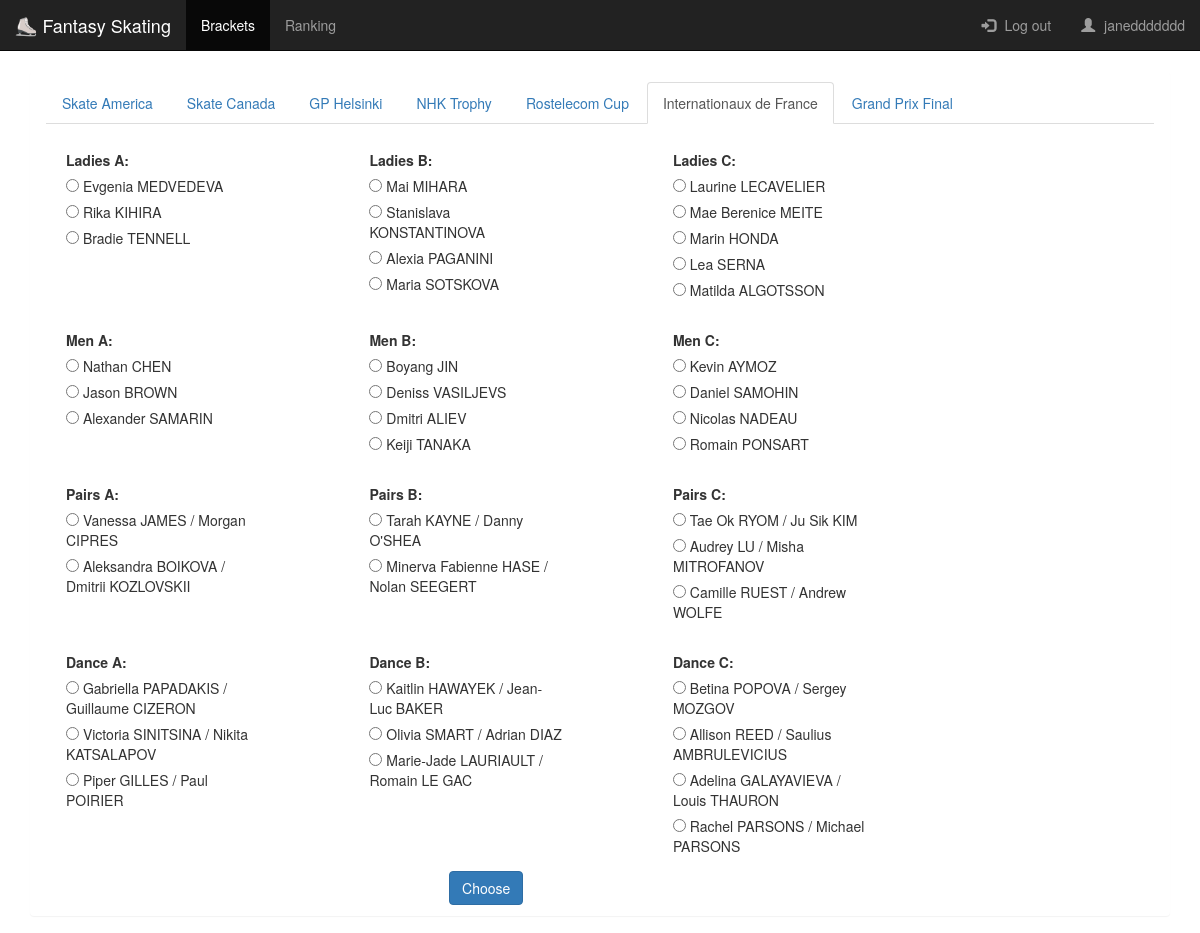
Screenshot of / (signed in) with the database file from the repository.
### scoring/models.py (models this page shows, shortened)
@python_2_unicode_compatible
class Event(models.Model):
    name = models.CharField(max_length=64, default='')
    short_name = models.CharField(max_length=64, default='')
    start_date = models.DateTimeField(default=datetime.now, blank=True)
    end_date = models.DateTimeField(default=datetime.now, blank=True)
    event_url = models.CharField(max_length=64, default='')
    def get_internal_path(self):
        path = pathlib.PurePath(self.event_url.__str__())
        return '/event/' + path.name

### scoring/views.py (the view)
# urls.py: path('', views.choice_form_next, name='choice_form_next'),
@login_required
def choice_form_next(request):
    current_user = request.user
    now = timezone.now()
    last_year = now - timedelta(days=235)
    event = Event.objects.filter(end_date__gte=last_year).order_by('start_date')[0]
    event_name = event.name
    events = Event.objects.all().order_by('start_date')
    LA = get_class_assignments(event_name, 'A', 'Ladies')
    LB = get_class_assignments(event_name, 'B', 'Ladies')
    LC = get_class_assignments(event_name, 'C', 'Ladies')
    MA = get_class_assignments(event_name, 'A', 'Men')
    MB = get_class_assignments(event_name, 'B', 'Men')
    MC = get_class_assignments(event_name, 'C', 'Men')
    PA = get_class_assignments(event_name, 'A', 'Pairs')
    PB = get_class_assignments(event_name, 'B', 'Pairs')
    PC = get_class_assignments(event_name, 'C', 'Pairs')
    DA = get_class_assignments(event_name, 'A', 'Ice Dance')
    DB = get_class_assignments(event_name, 'B', 'Ice Dance')
    DC = get_class_assignments(event_name, 'C', 'Ice Dance')
    choices = Choice.objects.filter(user=current_user, event=event)
    is_disabled = False
    now = last_year
    if now > event.start_date:
        is_disabled = True
    if request.method == 'POST':
        form = ChoiceForm(LA, LB, LC, MA, MB, MC, PA, PB, PC, DA, DB, DC, choices, is_disabled, request.POST)
        if form.is_valid():
            form.save()
            save_choices(current_user, form, event)
            return render(request, 'choice_form.html', {'user': current_user, 'form': form, 'events': events, 'next_event_name': event_name})
    else:
        form = ChoiceForm(LA, LB, LC, MA, MB, MC, PA, PB, PC, DA, DB, DC, choices, is_disabled)
    return render(request, 'choice_form.html', {'user': current_user, 'form': form, 'events': events, 'next_event_name': event_name})

### scoring/forms.py (called while the page is built)
    def set_field(self, field_name, query_set, choices, is_disabled):
        competitors = []
        for index, assignment in enumerate(query_set):
            competitors.append((assignment.competitor.id, assignment.competitor))
        self.fields[field_name].choices = competitors
        if choices.first() is not None:
            choice = choices.first().competitor
            self.fields[field_name].initial = (choice.id, choice)
        if is_disabled:
            self.fields[field_name].disabled = True

### scoring/models.py (called while the page is built)
    def __str__(self):
        return self.name.__str__() + ' ' + self.surname.__str__()

    def __str__(self):
        if self.skater_1 == self.skater_2:
            return self.skater_1.__str__()
        return self.skater_1.__str__() + ' / ' + self.skater_2.__str__()

### scoring/views.py (called while the page is built)
def get_class_assignments(event, category_class, category):
    return ClassAssignmentForEvent.objects.filter(event__name=event,
                                                  category_class__name=category_class,
                                                  competitor__skater_1__category__name=category)

### scoring/templates/choice_form.html (shortened to what this page needs)
{% extends 'masterpage.html' %}
{% load bootstrap3 %}
{% block content %}
<div class="panel">
    <div class="panel-heading">
      <ul class="nav nav-tabs">
        {% for event in events  %}
        <li {% if event.get_internal_path in request.path %}class="active"{% endif %} {% if next_event_name == event.name %}class="active"{% endif %} role="presentation" ><a href={{event.get_internal_path}}>{{event.short_name}}</a></li>
        {% endfor %}
      </ul>
    </div>
    <div class="choice-form">
  <form method="post">
    {% for field in form  %}
      <div class="col-sm-4">
        <div class="multiple-choice-field">
          <div class="field-label">{{ field.label_tag }}</div><div class="field-option">{{ field }}</div>
        </div>
      </div>
    {% endfor %}
    <div class="text-center choose-button">
    <button class="btn btn-primary center" type="submit">Choose</button>
    </div>
  </form>
  </div>
</div>
{% endblock %}

### scoring/templates/masterpage.html (shortened to what this page needs)
<html>
<head>
<link rel="stylesheet" href="https://maxcdn.bootstrapcdn.com/bootstrap/3.3.7/css/bootstrap.min.css">
<link href="//netdna.bootstrapcdn.com/bootstrap/3.0.0/css/bootstrap.min.css" rel="stylesheet" id="bootstrap-css">
    {% load static %}
    <link rel="stylesheet" type="text/css" href="{% static 'masterpage-styles.css' %}" />
</head>
<body>
<nav class="navbar navbar-inverse navbar-static-top">
  <div class="container-fluid">
    <div class="navbar-header">
      <a class="navbar-brand" href="/">⛸️ Fantasy Skating</a>
    </div>
    <div class="collapse navbar-collapse" id="bs-example-navbar-collapse-1">
      <ul class="nav navbar-nav">
        <li {% if request.path == '/' or request.path == '/questions/' or '/event' in request.path %}class="active"{% endif %}>
            <a href="/">Brackets<span class="sr-only">(current)</span></a></li>
        <li {% if '/ranking/' in request.path %}class="active"{% endif %}>
        <a href="/ranking/me">Ranking</a></li>
      </ul>
      <ul class="nav navbar-nav navbar-right">
          {% if user.is_authenticated %}
         <li>
             <a href="{% url 'logout' %}?next={{request.path}}"><span class="glyphicon
                    glyphicon-log-in"></span> Log out </a>
         </li>
         <li>
             <a href="{% url 'profile' %}">
                     <span class="glyphicon glyphicon-user"></span>
                 {{ user.get_username }} </a>
         </li>
          {% endif %}
      </ul>
    </div>
  </div>
</nav>
<div class="container my-container">
    {% block content %}
    {% endblock %}
</div>
</body>
</html>

### static/masterpage-styles.css (style rules this page uses)
form { margin-bottom: 0px; margin-top: 0px; }
a { padding-left: 5px; }
.glyphicon { opacity: 1; margin-right: 5px; transition: opacity .25s ease-in-out; -moz-transition: opacity .25s ease-in-out; -webkit-transition: opacity .25s ease-in-out; }
.my-container { min-height: 572px; }
.choice-form ul { list-style: none; padding-left: 20; padding-right: 20; }
.multiple-choice-field { padding-top: 15; padding-right: 40; }
.field-label { padding-left: 20; }
.field-option label { font-weight: normal; }
.choice-form { margin-right: 20%; }
.choose-button { padding-bottom: 10; }

### rows the page displays
Event: short_name "Skate America"
Event: short_name "Skate Canada"
Event: short_name "GP Helsinki"
Event: short_name "NHK Trophy"
Event: short_name "Rostelecom Cup"
Event: short_name "Internationaux de France"
Event: short_name "Grand Prix Final"

### other values shown
{{ user.get_username }} "janeddddddd"
{{ field.label_tag }} "Ladies A:" "Ladies B:" "Ladies C:" "Men A:" "Men B:" "Men C:" "Pairs A:" "Pairs B:" "Pairs C:" "Dance A:" "Dance B:" "Dance C:"
